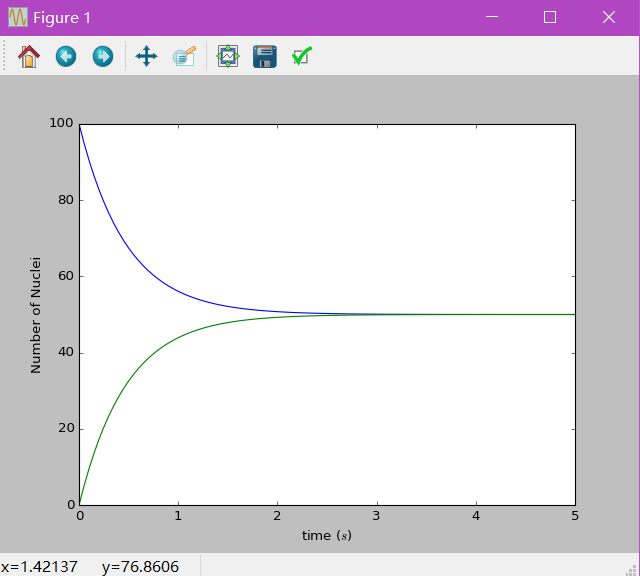

This chart was generated by the following Python code:
import pylab as pl
class uranium_decay:
    """
    Simulation of radioactive decay
    Program to accompany 'Computational Physics' by Cai Hao
    """
    def __init__(self, number_of_nucleiA = 100, number_of_nucleiB =0, time_constant = 1, time_of_duration = 5, time_step = 0.05):
        # unit of time is second
        self.n_uraniumA = [number_of_nucleiA]
        self.n_uraniumB = [number_of_nucleiB]
        self.t = [0]
        self.tau = time_constant
        self.dt = time_step
        self.time = time_of_duration
        self.nsteps = int(time_of_duration // time_step + 1)
        print("Initial number of nucleiA ->", number_of_nucleiA)
        print("Initial number of nucleiB ->", number_of_nucleiB)
        print("Time constant ->", time_constant)
        print("time step -> ", time_step)
        print("total time -> ", time_of_duration)
    def calculate(self):
        for i in range(self.nsteps):
            tmpA = self.n_uraniumA[i] + (self.n_uraniumB[i] - self.n_uraniumA[i]) / self.tau * self.dt
            tmpB = self.n_uraniumB[i] + (self.n_uraniumA[i] - self.n_uraniumB[i]) / self.tau * self.dt
            self.n_uraniumA.append(tmpA)
            self.n_uraniumB.append(tmpB)
            self.t.append(self.t[i] + self.dt)
    def show_results(self):
        pl.plot(self.t, self.n_uraniumA)
        pl.plot(self.t, self.n_uraniumB)
        pl.xlabel('time ($s$)')
        pl.ylabel('Number of Nuclei')
        pl.show()
    def store_results(self):
        myfile = open('nuclei_decay_data.txt', 'w')
        for i in range(len(self.t)):
            print(self.t[i], self.n_uraniumA[i],self.n_uraniumB[i])
        myfile.close()
        
a = uranium_decay()
a.calculate()
a.show_results()
a.store_results()
